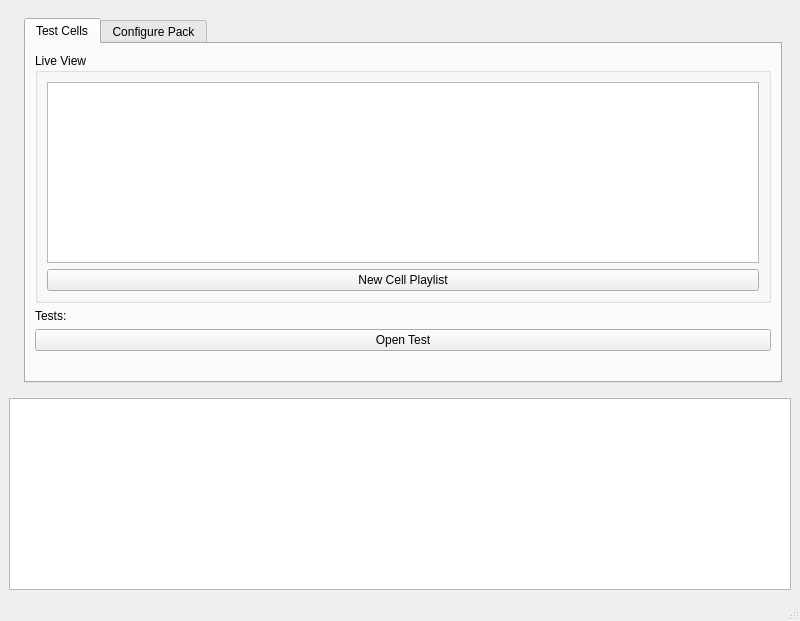
<?xml version="1.0" encoding="UTF-8"?>
<ui version="4.0">
 <class>MainWindow</class>
 <widget class="QMainWindow" name="MainWindow">
  <property name="geometry">
   <rect>
    <x>0</x>
    <y>0</y>
    <width>800</width>
    <height>621</height>
   </rect>
  </property>
  <property name="baseSize">
   <size>
    <width>500</width>
    <height>500</height>
   </size>
  </property>
  <property name="windowTitle">
   <string>Batlab Toolkit</string>
  </property>
  <widget class="QWidget" name="centralwidget">
   <layout class="QGridLayout" name="gridLayout_2">
    <item row="0" column="0">
     <widget class="QFrame" name="frame">
      <property name="sizePolicy">
       <sizepolicy hsizetype="Expanding" vsizetype="Preferred">
        <horstretch>0</horstretch>
        <verstretch>0</verstretch>
       </sizepolicy>
      </property>
      <property name="maximumSize">
       <size>
        <width>16777215</width>
        <height>1000</height>
       </size>
      </property>
      <layout class="QGridLayout" name="gridLayout_4">
       <item row="0" column="0">
        <widget class="QDialogButtonBox" name="buttonBox">
         <property name="sizePolicy">
          <sizepolicy hsizetype="Fixed" vsizetype="Preferred">
           <horstretch>0</horstretch>
           <verstretch>0</verstretch>
          </sizepolicy>
         </property>
         <property name="orientation">
          <enum>Qt::Vertical</enum>
         </property>
         <property name="standardButtons">
          <set>QDialogButtonBox::NoButton</set>
         </property>
         <property name="centerButtons">
          <bool>false</bool>
         </property>
        </widget>
       </item>
       <item row="0" column="1">
        <widget class="QTabWidget" name="tabWidget">
         <property name="sizePolicy">
          <sizepolicy hsizetype="Expanding" vsizetype="Preferred">
           <horstretch>0</horstretch>
           <verstretch>0</verstretch>
          </sizepolicy>
         </property>
         <property name="currentIndex">
          <number>0</number>
         </property>
         <widget class="QWidget" name="testCellsTab">
          <attribute name="title">
           <string>Test Cells</string>
          </attribute>
          <layout class="QVBoxLayout" name="verticalLayout_11">
           <item>
            <widget class="QGroupBox" name="groupBox_2">
             <property name="title">
              <string>Live View</string>
             </property>
             <layout class="QGridLayout" name="gridLayout">
              <item row="1" column="0">
               <widget class="QTableWidget" name="tableWidget">
                <property name="sizePolicy">
                 <sizepolicy hsizetype="Expanding" vsizetype="Preferred">
                  <horstretch>0</horstretch>
                  <verstretch>0</verstretch>
                 </sizepolicy>
                </property>
                <property name="editTriggers">
                 <set>QAbstractItemView::NoEditTriggers</set>
                </property>
               </widget>
              </item>
              <item row="2" column="0">
               <widget class="QPushButton" name="newCellPlaylistButton">
                <property name="text">
                 <string>New Cell Playlist</string>
                </property>
               </widget>
              </item>
             </layout>
            </widget>
           </item>
           <item>
            <layout class="QVBoxLayout" name="verticalLayout_10">
             <item>
              <widget class="QLabel" name="label_12">
               <property name="text">
                <string>Tests:</string>
               </property>
              </widget>
             </item>
             <item>
              <widget class="QPushButton" name="testDataButton">
               <property name="text">
                <string>Open Test</string>
               </property>
              </widget>
             </item>
             <item>
              <spacer name="verticalSpacer_8">
               <property name="orientation">
                <enum>Qt::Vertical</enum>
               </property>
               <property name="sizeHint" stdset="0">
                <size>
                 <width>731</width>
                 <height>13</height>
                </size>
               </property>
              </spacer>
             </item>
            </layout>
           </item>
           <item>
            <layout class="QVBoxLayout" name="verticalLayout_2">
             <item>
              <widget class="HistogramWidget" name="voltageGraph" native="true"/>
             </item>
             <item>
              <widget class="HistogramWidget" name="currentGraph" native="true"/>
             </item>
             <item>
              <widget class="HistogramWidget" name="temperatureGraph" native="true"/>
             </item>
            </layout>
           </item>
          </layout>
         </widget>
         <widget class="QWidget" name="configurePackTab">
          <attribute name="title">
           <string>Configure Pack</string>
          </attribute>
          <layout class="QHBoxLayout" name="horizontalLayout_2">
           <item>
            <layout class="QHBoxLayout" name="horizontalLayout_3">
             <item>
              <widget class="QWidget" name="widget" native="true">
               <layout class="QGridLayout" name="gridLayout_5">
                <item row="4" column="0">
                 <widget class="QPushButton" name="generateReportButton">
                  <property name="text">
                   <string>Generate Report</string>
                  </property>
                 </widget>
                </item>
                <item row="3" column="0">
                 <widget class="QPushButton" name="processPackButton">
                  <property name="text">
                   <string>Process Pack</string>
                  </property>
                 </widget>
                </item>
                <item row="2" column="0">
                 <widget class="QGroupBox" name="packConstraintsBox">
                  <property name="title">
                   <string>Pack Constraints:</string>
                  </property>
                  <layout class="QGridLayout" name="gridLayout_6">
                   <item row="4" column="0">
                    <widget class="QLabel" name="label_3">
                     <property name="text">
                      <string>Number of Cells in Module</string>
                     </property>
                    </widget>
                   </item>
                   <item row="8" column="1">
                    <widget class="QDoubleSpinBox" name="chargeCoefficientSpinbox">
                     <property name="value">
                      <double>1.000000000000000</double>
                     </property>
                    </widget>
                   </item>
                   <item row="4" column="1">
                    <widget class="QSpinBox" name="cellsPerModuleSpinbox">
                     <property name="minimum">
                      <number>1</number>
                     </property>
                     <property name="maximum">
                      <number>999999999</number>
                     </property>
                    </widget>
                   </item>
                   <item row="3" column="0">
                    <widget class="QLabel" name="label_2">
                     <property name="text">
                      <string>Number of Modules</string>
                     </property>
                    </widget>
                   </item>
                   <item row="5" column="0">
                    <widget class="QLabel" name="label_4">
                     <property name="text">
                      <string>Voltage Error Coefficient</string>
                     </property>
                    </widget>
                   </item>
                   <item row="5" column="1">
                    <widget class="QDoubleSpinBox" name="voltageCoefficientSpinbox">
                     <property name="value">
                      <double>1.000000000000000</double>
                     </property>
                    </widget>
                   </item>
                   <item row="7" column="1">
                    <widget class="QDoubleSpinBox" name="currentCoefficientSpinbox">
                     <property name="value">
                      <double>1.000000000000000</double>
                     </property>
                    </widget>
                   </item>
                   <item row="7" column="0">
                    <widget class="QLabel" name="label_5">
                     <property name="text">
                      <string>Current Error Coefficient</string>
                     </property>
                    </widget>
                   </item>
                   <item row="8" column="0">
                    <widget class="QLabel" name="label_6">
                     <property name="text">
                      <string>Charge Error Coefficient</string>
                     </property>
                    </widget>
                   </item>
                   <item row="3" column="1">
                    <widget class="QSpinBox" name="numberOfModulesSpinbox">
                     <property name="minimum">
                      <number>1</number>
                     </property>
                     <property name="maximum">
                      <number>999999999</number>
                     </property>
                    </widget>
                   </item>
                  </layout>
                 </widget>
                </item>
                <item row="5" column="0">
                 <spacer name="verticalSpacer_2">
                  <property name="orientation">
                   <enum>Qt::Vertical</enum>
                  </property>
                  <property name="sizeHint" stdset="0">
                   <size>
                    <width>20</width>
                    <height>40</height>
                   </size>
                  </property>
                 </spacer>
                </item>
               </layout>
              </widget>
             </item>
            </layout>
           </item>
           <item>
            <widget class="QScrollArea" name="scrollArea">
             <property name="sizePolicy">
              <sizepolicy hsizetype="Expanding" vsizetype="Preferred">
               <horstretch>0</horstretch>
               <verstretch>0</verstretch>
              </sizepolicy>
             </property>
             <property name="lineWidth">
              <number>0</number>
             </property>
             <property name="widgetResizable">
              <bool>true</bool>
             </property>
             <widget class="QWidget" name="scrollAreaWidgetContents">
              <property name="geometry">
               <rect>
                <x>0</x>
                <y>0</y>
                <width>385</width>
                <height>294</height>
               </rect>
              </property>
              <layout class="QGridLayout" name="gridLayout_7">
               <item row="0" column="0">
                <layout class="QVBoxLayout" name="packLayout">
                 <property name="spacing">
                  <number>0</number>
                 </property>
                </layout>
               </item>
              </layout>
             </widget>
            </widget>
           </item>
          </layout>
         </widget>
        </widget>
       </item>
      </layout>
     </widget>
    </item>
    <item row="2" column="0">
     <widget class="QTextEdit" name="textBrowser">
      <property name="sizePolicy">
       <sizepolicy hsizetype="Expanding" vsizetype="Fixed">
        <horstretch>0</horstretch>
        <verstretch>0</verstretch>
       </sizepolicy>
      </property>
      <property name="undoRedoEnabled">
       <bool>false</bool>
      </property>
      <property name="readOnly">
       <bool>true</bool>
      </property>
      <property name="textInteractionFlags">
       <set>Qt::NoTextInteraction</set>
      </property>
     </widget>
    </item>
   </layout>
  </widget>
  <widget class="QMenuBar" name="menubar">
   <property name="geometry">
    <rect>
     <x>0</x>
     <y>0</y>
     <width>800</width>
     <height>21</height>
    </rect>
   </property>
  </widget>
  <widget class="QStatusBar" name="statusbar"/>
 </widget>
 <customwidgets>
  <customwidget>
   <class>HistogramWidget</class>
   <extends>QWidget</extends>
   <header>histogramwidget.h</header>
   <container>1</container>
  </customwidget>
 </customwidgets>
 <resources/>
 <connections/>
</ui>
